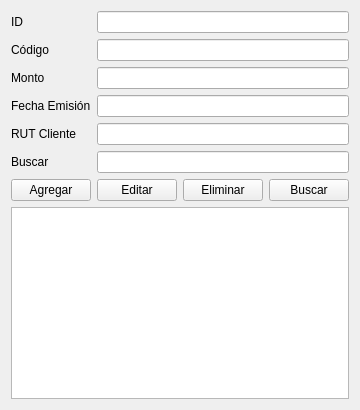
<?xml version="1.0" encoding="UTF-8"?>
<ui version="4.0">
 <class>CotizacionesForm</class>
 <widget class="QWidget" name="CotizacionesForm">
  <layout class="QVBoxLayout" name="verticalLayout">
   <item>
    <layout class="QGridLayout" name="formLayout">
     <item row="0" column="0"><widget class="QLabel" name="labelID"><property name="text"><string>ID</string></property></widget></item>
     <item row="0" column="1"><widget class="QLineEdit" name="inputID"/></item>
     <item row="1" column="0"><widget class="QLabel" name="labelCodigo"><property name="text"><string>Código</string></property></widget></item>
     <item row="1" column="1"><widget class="QLineEdit" name="inputCodigo"/></item>
     <item row="2" column="0"><widget class="QLabel" name="labelMonto"><property name="text"><string>Monto</string></property></widget></item>
     <item row="2" column="1"><widget class="QLineEdit" name="inputMonto"/></item>
     <item row="3" column="0"><widget class="QLabel" name="labelFechaEmision"><property name="text"><string>Fecha Emisión</string></property></widget></item>
     <item row="3" column="1"><widget class="QLineEdit" name="inputFechaEmision"/></item>
     <item row="4" column="0"><widget class="QLabel" name="labelRutCliente"><property name="text"><string>RUT Cliente</string></property></widget></item>
     <item row="4" column="1"><widget class="QLineEdit" name="inputRutCliente"/></item>
     <item row="5" column="0"><widget class="QLabel" name="labelBuscar"><property name="text"><string>Buscar</string></property></widget></item>
     <item row="5" column="1"><widget class="QLineEdit" name="inputBuscar"/></item>
    </layout>
   </item>
   <item>
    <layout class="QHBoxLayout" name="botonesLayout">
     <item><widget class="QPushButton" name="btnAgregar"><property name="text"><string>Agregar</string></property></widget></item>
     <item><widget class="QPushButton" name="btnEditar"><property name="text"><string>Editar</string></property></widget></item>
     <item><widget class="QPushButton" name="btnEliminar"><property name="text"><string>Eliminar</string></property></widget></item>
     <item><widget class="QPushButton" name="btnBuscar"><property name="text"><string>Buscar</string></property></widget></item>
    </layout>
   </item>
   <item>
    <widget class="QTableWidget" name="tablaCotizaciones"/>
   </item>
  </layout>
 </widget>
 <resources/>
 <connections/>
</ui>
